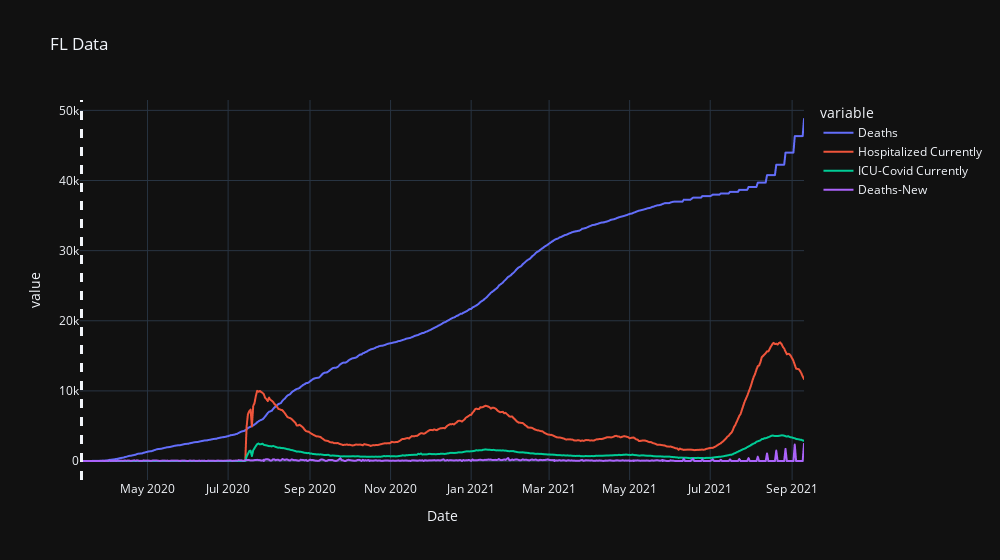

This figure's notebook cell:
### Code cell
pfig = px.line(FL,y=plot_cols,width=1000,title="FL Data")
pfig.add_vline(first_ts,line_width=3,line_dash="dash",name='Start')
pfig.show()

### Figure 1 — Plotly figure (JSON) as saved in the notebook; plotly's stock layout.template omitted (floating-point values rounded to 4 significant figures; data arrays with more than 128 entries replaced by an {"elided": "..."} marker saying what was removed)
{"data": [{"hovertemplate": "variable=Deaths<br>Date=%{x}<br>value=%{y}<extra></extra>", "legendgroup": "Deaths", "line": {"color": "#636efa", "dash": "solid"}, "marker": {"symbol": "circle"}, "mode": "lines", "name": "Deaths", "showlegend": true, "type": "scattergl", "x": {"elided": "542 str values"}, "xaxis": "x", "y": {"elided": "542 int values"}, "yaxis": "y"}, {"hovertemplate": "variable=Hospitalized Currently<br>Date=%{x}<br>value=%{y}<extra></extra>", "legendgroup": "Hospitalized Currently", "line": {"color": "#EF553B", "dash": "solid"}, "marker": {"symbol": "circle"}, "mode": "lines", "name": "Hospitalized Currently", "showlegend": true, "type": "scattergl", "x": {"elided": "542 str values"}, "xaxis": "x", "y": {"elided": "542 int values"}, "yaxis": "y"}, {"hovertemplate": "variable=ICU-Covid Currently<br>Date=%{x}<br>value=%{y}<extra></extra>", "legendgroup": "ICU-Covid Currently", "line": {"color": "#00cc96", "dash": "solid"}, "marker": {"symbol": "circle"}, "mode": "lines", "name": "ICU-Covid Currently", "showlegend": true, "type": "scattergl", "x": {"elided": "542 str values"}, "xaxis": "x", "y": {"elided": "542 int values"}, "yaxis": "y"}, {"hovertemplate": "variable=Deaths-New<br>Date=%{x}<br>value=%{y}<extra></extra>", "legendgroup": "Deaths-New", "line": {"color": "#ab63fa", "dash": "solid"}, "marker": {"symbol": "circle"}, "mode": "lines", "name": "Deaths-New", "showlegend": true, "type": "scattergl", "x": {"elided": "542 str values"}, "xaxis": "x", "y": {"elided": "542 int values"}, "yaxis": "y"}], "layout": {"legend": {"title": {"text": "variable"}, "tracegroupgap": 0}, "shapes": [{"line": {"dash": "dash", "width": 3}, "name": "Start", "type": "line", "x0": "2020-03-12T00:00:00", "x1": "2020-03-12T00:00:00", "xref": "x", "y0": 0, "y1": 1, "yref": "y domain"}], "title": {"text": "FL Data"}, "width": 1000, "xaxis": {"anchor": "y", "domain": [0, 1], "title": {"text": "Date"}}, "yaxis": {"anchor": "x", "domain": [0, 1], "title": {"text": "value"}}}}
